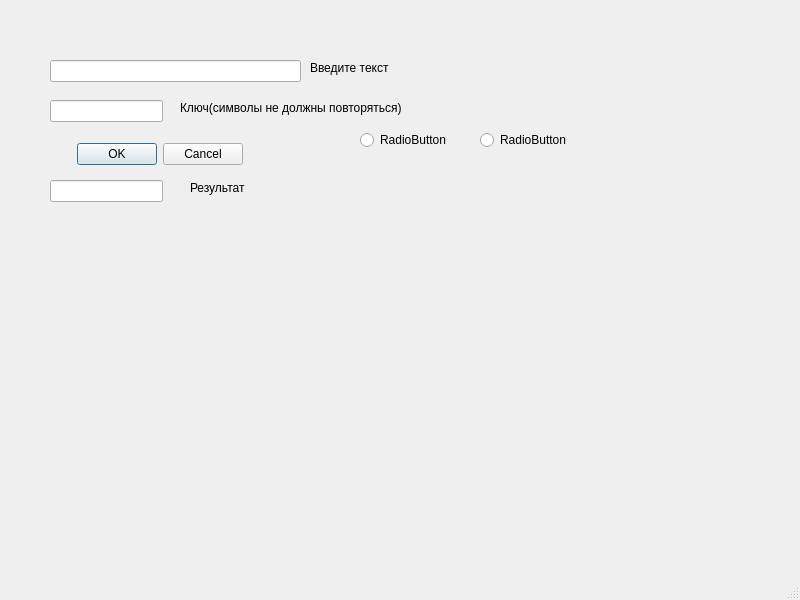
<?xml version="1.0" encoding="UTF-8"?>
<ui version="4.0">
 <class>MainWindow</class>
 <widget class="QMainWindow" name="MainWindow">
  <property name="geometry">
   <rect>
    <x>0</x>
    <y>0</y>
    <width>800</width>
    <height>600</height>
   </rect>
  </property>
  <property name="windowTitle">
   <string>MainWindow</string>
  </property>
  <widget class="QWidget" name="centralwidget">
   <widget class="QLineEdit" name="lineEdit">
    <property name="geometry">
     <rect>
      <x>50</x>
      <y>60</y>
      <width>251</width>
      <height>22</height>
     </rect>
    </property>
    <property name="input" stdset="0">
     <string/>
    </property>
   </widget>
   <widget class="QDialogButtonBox" name="buttonBox">
    <property name="geometry">
     <rect>
      <x>50</x>
      <y>140</y>
      <width>193</width>
      <height>28</height>
     </rect>
    </property>
    <property name="standardButtons">
     <set>QDialogButtonBox::Cancel|QDialogButtonBox::Ok</set>
    </property>
    <property name="okbutton" stdset="0">
     <string>ok</string>
    </property>
   </widget>
   <widget class="QLineEdit" name="lineEdit_2">
    <property name="geometry">
     <rect>
      <x>50</x>
      <y>100</y>
      <width>113</width>
      <height>22</height>
     </rect>
    </property>
   </widget>
   <widget class="QLineEdit" name="lineEdit_3">
    <property name="geometry">
     <rect>
      <x>50</x>
      <y>180</y>
      <width>113</width>
      <height>22</height>
     </rect>
    </property>
   </widget>
   <widget class="QLabel" name="label">
    <property name="geometry">
     <rect>
      <x>310</x>
      <y>60</y>
      <width>101</width>
      <height>16</height>
     </rect>
    </property>
    <property name="text">
     <string>Введите текст</string>
    </property>
   </widget>
   <widget class="QLabel" name="label_2">
    <property name="geometry">
     <rect>
      <x>180</x>
      <y>100</y>
      <width>251</width>
      <height>16</height>
     </rect>
    </property>
    <property name="text">
     <string>Ключ(символы не должны повторяться)</string>
    </property>
   </widget>
   <widget class="QLabel" name="label_3">
    <property name="geometry">
     <rect>
      <x>190</x>
      <y>180</y>
      <width>81</width>
      <height>16</height>
     </rect>
    </property>
    <property name="text">
     <string>Результат</string>
    </property>
   </widget>
   <widget class="QRadioButton" name="radioButton">
    <property name="geometry">
     <rect>
      <x>360</x>
      <y>130</y>
      <width>95</width>
      <height>20</height>
     </rect>
    </property>
    <property name="text">
     <string>RadioButton</string>
    </property>
   </widget>
   <widget class="QRadioButton" name="radioButton_2">
    <property name="geometry">
     <rect>
      <x>480</x>
      <y>130</y>
      <width>95</width>
      <height>20</height>
     </rect>
    </property>
    <property name="text">
     <string>RadioButton</string>
    </property>
   </widget>
  </widget>
  <widget class="QMenuBar" name="menubar">
   <property name="geometry">
    <rect>
     <x>0</x>
     <y>0</y>
     <width>800</width>
     <height>26</height>
    </rect>
   </property>
  </widget>
  <widget class="QStatusBar" name="statusbar"/>
 </widget>
 <resources/>
 <connections/>
</ui>
